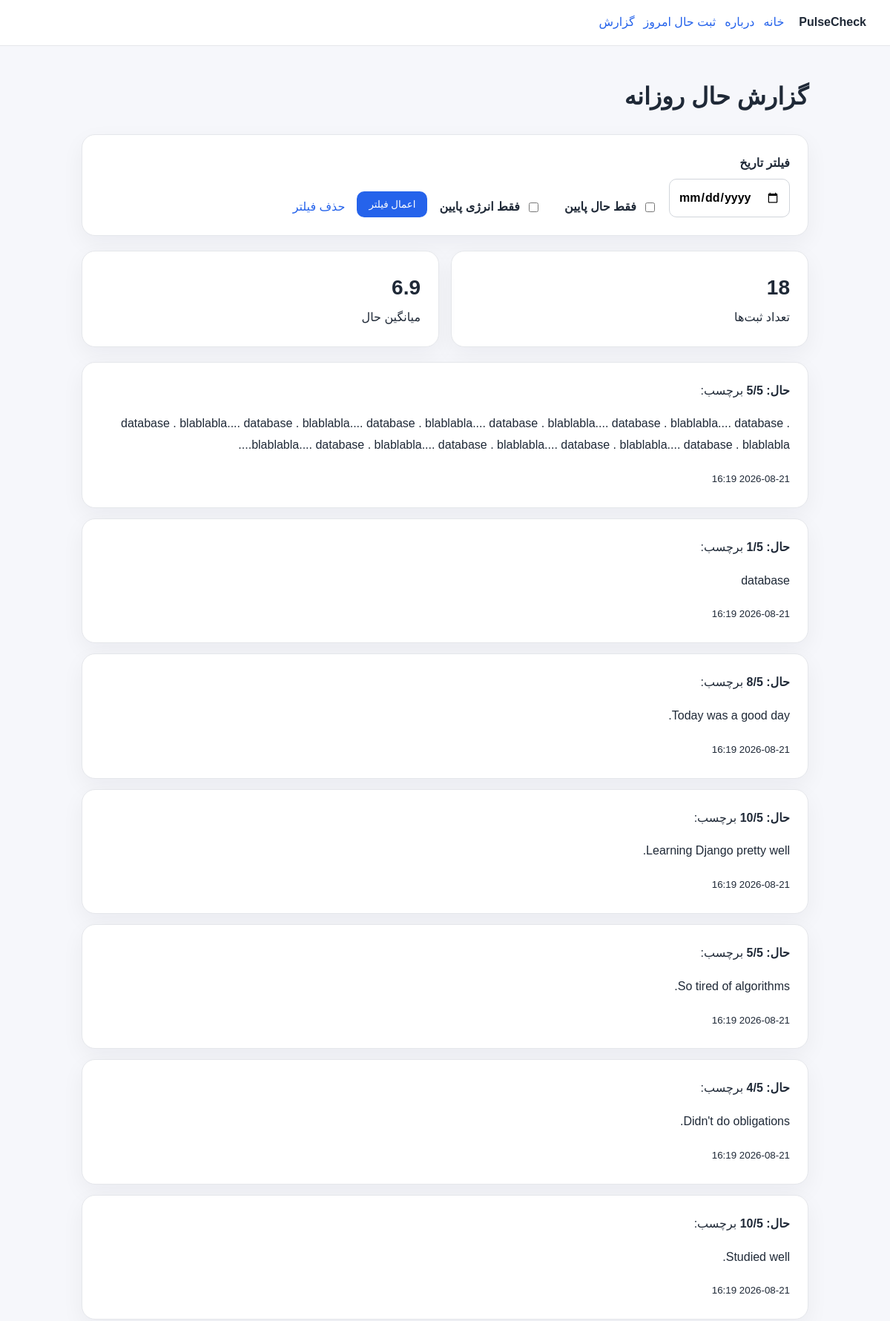
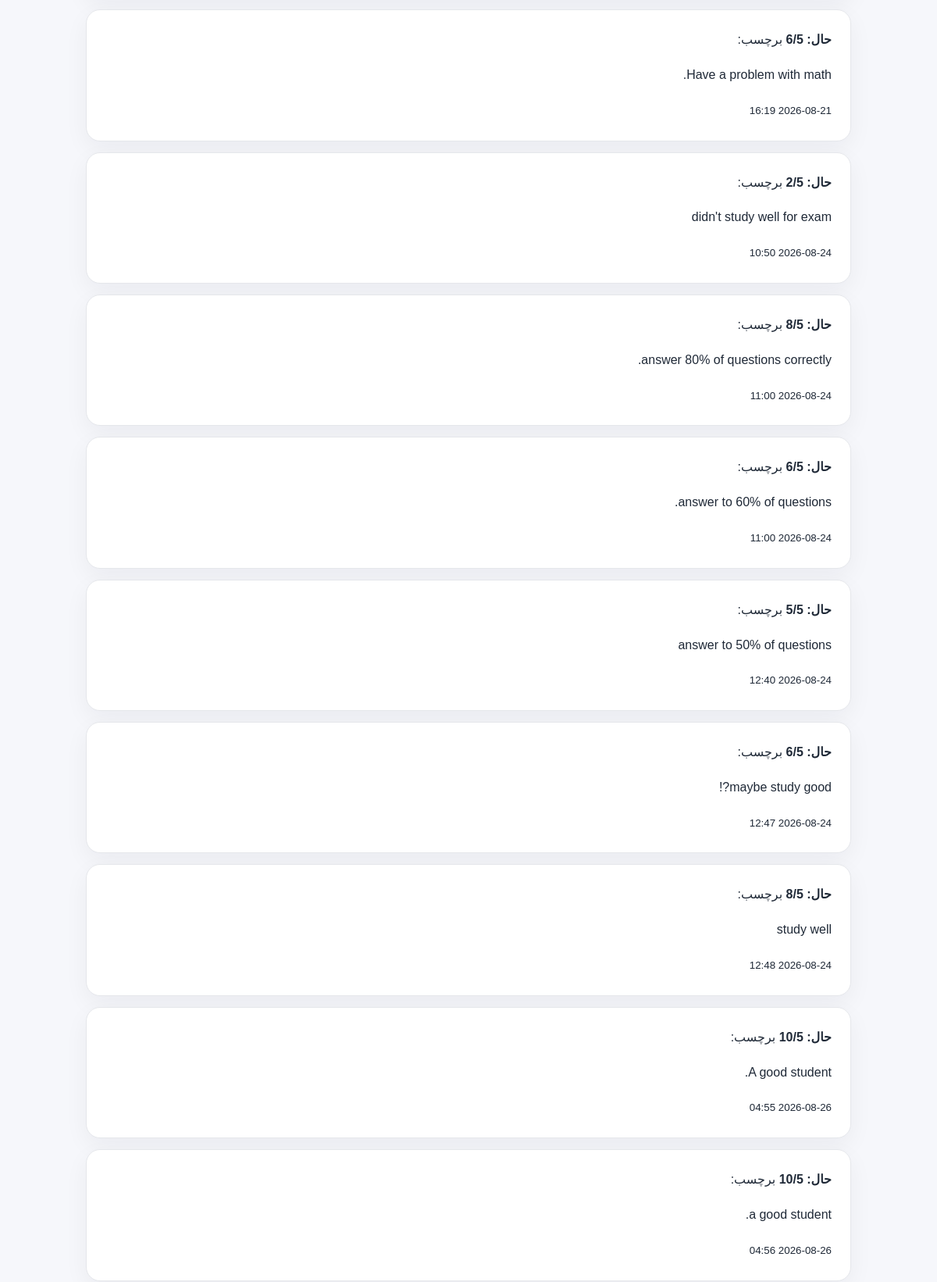
The page /report/ (upper part) on the database its author committed (2 pictures, top to bottom).
### checkins/models.py (models this page shows, shortened)
class MoodEntry(models.Model):
    score = models.IntegerField()
    reason = models.TextField()
    created_at = models.DateTimeField(auto_now_add=True)
    energy_level = models.IntegerField()

### checkins/views.py (the view)
# urls.py: path('report/', report , name = 'report')
def report(requests):
    entry = MoodEntry.objects.all()
    selected_date = requests.GET.get('date')
    low_only = requests.GET.get('low')
    low_energy = requests.GET.get('low_energy')
    if selected_date :
        entry = entry.filter(created_at__date = selected_date)
    if low_only :
        entry = entry.filter(score__lte=2)
    if low_energy :
        entry = entry.filter(energy_level__lte = 2)
    avg_result = entry.aggregate(Avg('score'))
    avg_score = avg_result['score__avg']
    return render(
        requests,
        "checkins/success.html",
        {"entries": entry, "count": entry.count(),
         'avg_score' : avg_score,
         'date' : selected_date,
         'low_only' : low_only,
         'low_energy' : low_energy
         }
    )

### checkins/templates/checkins/success.html (shortened to what this page needs)
{% extends "base.html" %}
{% block content %}
<h1>گزارش حال روزانه</h1>
<form method="get" class="filters">
  <label>فیلتر تاریخ
    <input type="date" name="date" value="{{ selected_date|default:'' }}">
  </label>
  <label class="checkbox">
    <input type="checkbox" name="low" value="1" {% if low_only %}checked{% endif %}> فقط حال پایین
  </label>
  <br>
  <label class="checkbox">
  <input type="checkbox" name="low_energy" value="1" {% if low_energy %}checked{% endif %}> فقط انرژی پایین
  </label>
  <button type="submit">اعمال فیلتر</button>
  <a href="{% url 'checkins:report' %}">حذف فیلتر</a>
</form>
<section class="stats">
  <div class="stat"><strong>{{ count }}</strong><span>تعداد ثبت‌ها</span></div>
  <div class="stat"><strong>{% if avg_score %}{{ avg_score|floatformat:1 }}{% else %}-{% endif %}</strong><span>میانگین حال</span></div>
</section>
{% if entries %}
  <div class="entry-list">
    {% for entry in entries %}
      <article class="card">
        <strong>حال: {{ entry.score }}/5</strong>
        <span>برچسب: {{ entry.tag }}</span>
        <p>{{ entry.reason|default:"بدون توضیح" }}</p>
        <small>{{ entry.created_at|date:"Y-m-d H:i" }}</small>
      </article>
    {% endfor %}
  </div>
{% else %}
  <p class="empty">هنوز داده‌ای برای نمایش وجود ندارد.</p>
{% endif %}
{% endblock %}

### checkins/static/css/styles.css (style rules this page uses)
* { box-sizing: border-box; }
body { margin: 0; font-family: Tahoma, Arial, sans-serif; background: #f6f7fb; color: #1f2937; line-height: 1.8; }
a { color: #2563eb; text-decoration: none; }
.hero, .card, .filters, .stat { background: white; border: 1px solid #e5e7eb; border-radius: 18px; padding: 24px; box-shadow: 0 10px 30px rgba(15,23,42,.05); }
.button, button { display: inline-block; border: none; background: #2563eb; color: white; padding: 10px 16px; border-radius: 10px; cursor: pointer; }
label { display: grid; gap: 6px; font-weight: bold; }
input, textarea, select { width: 100%; padding: 10px 12px; border: 1px solid #d1d5db; border-radius: 10px; font: inherit; }
.filters { display: flex; gap: 16px; align-items: end; flex-wrap: wrap; margin-bottom: 20px; }
.checkbox { display: flex; grid-template-columns: auto 1fr; align-items: center; gap: 8px; }
.checkbox input { width: auto; }
.stats { display: grid; grid-template-columns: repeat(2, minmax(0, 1fr)); gap: 16px; margin: 20px 0; }
.stat strong { display: block; font-size: 28px; }
.entry-list { display: grid; gap: 14px; }

### rows shown on the page
MoodEntry: score "5", reason "database . blablabla.... database . blablabla.... database . blablabla.... database . blablabla.... database . blablabla.... database . blablabla.... database . blablabla.... database . blablabla.... database . blablabla.... database . blablabla....", created_at "2026-08-21 16:19"
MoodEntry: score "1", reason "database", created_at "2026-08-21 16:19"
MoodEntry: score "8", reason "Today was a good day.", created_at "2026-08-21 16:19"
MoodEntry: score "10", reason "Learning Django pretty well.", created_at "2026-08-21 16:19"
MoodEntry: score "5", reason "So tired of algorithms.", created_at "2026-08-21 16:19"
MoodEntry: score "4", reason "Didn't do obligations.", created_at "2026-08-21 16:19"
MoodEntry: score "10", reason "Studied well.", created_at "2026-08-21 16:19"
MoodEntry: score "6", reason "Have a problem with math.", created_at "2026-08-21 16:19"
MoodEntry: score "2", reason "didn't study well for exam", created_at "2026-08-24 10:50"
MoodEntry: score "8", reason "answer 80% of questions correctly.", created_at "2026-08-24 11:00"
MoodEntry: score "6", reason "answer to 60% of questions.", created_at "2026-08-24 11:00"
MoodEntry: score "5", reason "answer to 50% of questions", created_at "2026-08-24 12:40"
MoodEntry: score "6", reason "maybe study good?!", created_at "2026-08-24 12:47"
MoodEntry: score "8", reason "study well", created_at "2026-08-24 12:48"
MoodEntry: score "10", reason "A good student.", created_at "2026-08-26 04:55"
MoodEntry: score "10", reason "a good student.", created_at "2026-08-26 04:56"

### other values the page prints
{{ count }} "18"
{{ avg_score|floatformat:1 }} "6.9"
